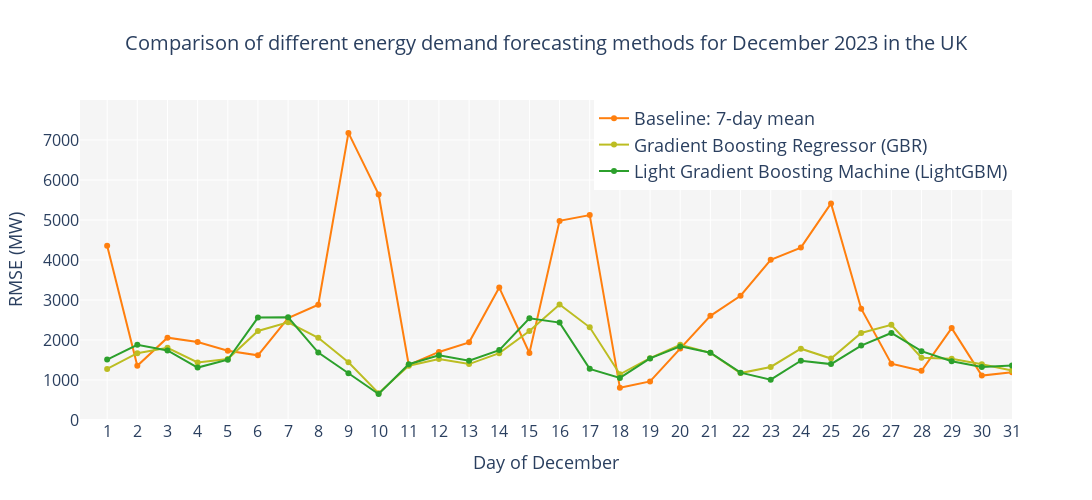

Here is the notebook cell this chart was saved with:
### Markdown cell above
## Forecast comparison: RMSE throught the whole month of December 2023

### Code cell
# Make x axis go from 1 to 31 (all December days)
x_days = list(range(1, 32))

# Prepare y values for each model, filling missing days with None for gaps
def fill_rmse_by_day(results_df):
    rmse_by_day = {d.day: v for d, v in zip(results_df["test_start"], results_df["rmse"])}
    return [rmse_by_day.get(day, None) for day in x_days]

y_7d = fill_rmse_by_day(pd.DataFrame(results_baseline))
y_gbr = fill_rmse_by_day(pd.DataFrame(results_gbr))
y_lgbm = fill_rmse_by_day(pd.DataFrame(results_lgbm))

fig = go.Figure()
fig.add_trace(go.Scatter(
    x=x_days,
    y=y_7d,
    mode='lines+markers',
    name='Baseline: 7-day mean',
    line=dict(color=color_baseline)
))
fig.add_trace(go.Scatter(
    x=x_days,
    y=y_gbr,
    mode='lines+markers',
    name='Gradient Boosting Regressor (GBR)',
    line=dict(color=color_gbr)
))
fig.add_trace(go.Scatter(
    x=x_days,
    y=y_lgbm,
    mode='lines+markers',
    name='Light Gradient Boosting Machine (LightGBM)',
    line=dict(color=color_lgbm)
))


fig.update_layout(
    title="Comparison of different energy demand forecasting methods for December 2023 in the UK",
    xaxis_title="Day of December",
    yaxis_title="RMSE (MW)",
    plot_bgcolor='whitesmoke',
    legend=dict(
        font=dict(size=18),
        x=1,
        y=1,
        xanchor='right',
        yanchor='top'
    ),
    title_font=dict(size=20),
    title_x=0.5,
    xaxis=dict(
        tickmode='linear',
        tick0=1,
        dtick=1,
        range=[0.1, 31],
        tickfont=dict(size=16),
        title_font=dict(size=18)
    ),
    yaxis=dict(
        range=[0, 7999],
        tickfont=dict(size=16), 
        title_font=dict(size=18)
        ),
    width=1100,
    height=500
)

fig.show()

### Figure 1 — Plotly figure (JSON) as saved in the notebook; plotly's stock layout.template omitted (floating-point values rounded to 4 significant figures)
{"data": [{"line": {"color": "#ff7f0e"}, "mode": "lines+markers", "name": "Baseline: 7-day mean", "type": "scatter", "x": [1, 2, 3, 4, 5, 6, 7, 8, 9, 10, 11, 12, 13, 14, 15, 16, 17, 18, 19, 20, 21, 22, 23, 24, 25, 26, 27, 28, 29, 30, 31], "y": [4356.0, 1354.0, 2058.0, 1951.0, 1730.0, 1616.0, 2549.0, 2882.0, 7177.0, 5639.0, 1376.0, 1701.0, 1942.0, 3310.0, 1675.0, 4977.0, 5122.0, 803.8, 965.4, 1787.0, 2603.0, 3106.0, 4003.0, 4310.0, 5414.0, 2782.0, 1409.0, 1231.0, 2298.0, 1110.0, 1192.0]}, {"line": {"color": "#bcbd22"}, "mode": "lines+markers", "name": "Gradient Boosting Regressor (GBR)", "type": "scatter", "x": [1, 2, 3, 4, 5, 6, 7, 8, 9, 10, 11, 12, 13, 14, 15, 16, 17, 18, 19, 20, 21, 22, 23, 24, 25, 26, 27, 28, 29, 30, 31], "y": [1275.0, 1671.0, 1804.0, 1440.0, 1525.0, 2226.0, 2443.0, 2056.0, 1445.0, 671.0, 1358.0, 1527.0, 1398.0, 1671.0, 2224.0, 2885.0, 2317.0, 1143.0, 1545.0, 1882.0, 1679.0, 1173.0, 1327.0, 1783.0, 1536.0, 2175.0, 2380.0, 1558.0, 1529.0, 1395.0, 1239.0]}, {"line": {"color": "#2ca02c"}, "mode": "lines+markers", "name": "Light Gradient Boosting Machine (LightGBM)", "type": "scatter", "x": [1, 2, 3, 4, 5, 6, 7, 8, 9, 10, 11, 12, 13, 14, 15, 16, 17, 18, 19, 20, 21, 22, 23, 24, 25, 26, 27, 28, 29, 30, 31], "y": [1511.0, 1880.0, 1738.0, 1311.0, 1506.0, 2560.0, 2568.0, 1684.0, 1168.0, 650.3, 1393.0, 1618.0, 1480.0, 1747.0, 2545.0, 2435.0, 1279.0, 1051.0, 1540.0, 1840.0, 1682.0, 1183.0, 1007.0, 1482.0, 1397.0, 1861.0, 2176.0, 1720.0, 1470.0, 1324.0, 1364.0]}], "layout": {"height": 500, "legend": {"font": {"size": 18}, "x": 1, "xanchor": "right", "y": 1, "yanchor": "top"}, "plot_bgcolor": "whitesmoke", "title": {"font": {"size": 20}, "text": "Comparison of different energy demand forecasting methods for December 2023 in the UK", "x": 0.5}, "width": 1100, "xaxis": {"dtick": 1, "range": [0.1, 31], "tick0": 1, "tickfont": {"size": 16}, "tickmode": "linear", "title": {"font": {"size": 18}, "text": "Day of December"}}, "yaxis": {"range": [0, 7999], "tickfont": {"size": 16}, "title": {"font": {"size": 18}, "text": "RMSE (MW)"}}}}
